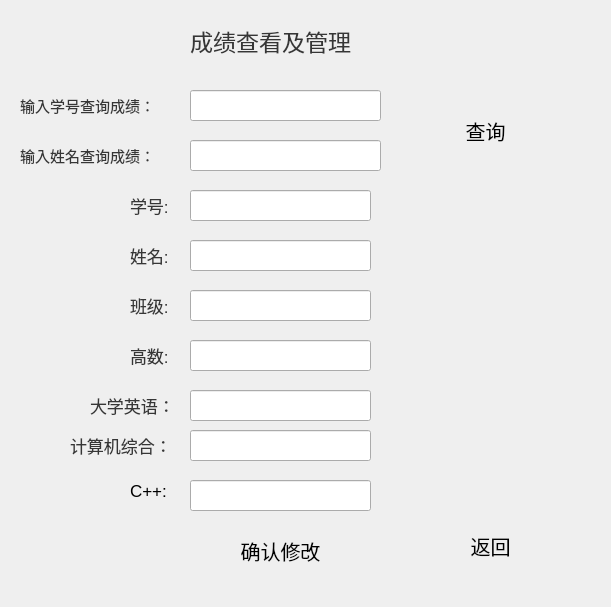
<?xml version="1.0" encoding="UTF-8"?>
<ui version="4.0">
 <class>Showgrade</class>
 <widget class="QWidget" name="Showgrade">
  <property name="geometry">
   <rect>
    <x>0</x>
    <y>0</y>
    <width>611</width>
    <height>607</height>
   </rect>
  </property>
  <property name="windowTitle">
   <string>Form</string>
  </property>
  <widget class="QLabel" name="label">
   <property name="geometry">
    <rect>
     <x>190</x>
     <y>20</y>
     <width>201</width>
     <height>41</height>
    </rect>
   </property>
   <property name="font">
    <font>
     <pointsize>17</pointsize>
    </font>
   </property>
   <property name="styleSheet">
    <string notr="true">color:rgb(54, 54, 54)</string>
   </property>
   <property name="text">
    <string>成绩查看及管理</string>
   </property>
  </widget>
  <widget class="QLabel" name="label_2">
   <property name="geometry">
    <rect>
     <x>20</x>
     <y>90</y>
     <width>161</width>
     <height>31</height>
    </rect>
   </property>
   <property name="font">
    <font>
     <pointsize>11</pointsize>
    </font>
   </property>
   <property name="styleSheet">
    <string notr="true">color:rgb(54, 54, 54)</string>
   </property>
   <property name="text">
    <string>输入学号查询成绩：</string>
   </property>
  </widget>
  <widget class="QLineEdit" name="Id">
   <property name="geometry">
    <rect>
     <x>190</x>
     <y>90</y>
     <width>191</width>
     <height>31</height>
    </rect>
   </property>
   <property name="font">
    <font>
     <pointsize>13</pointsize>
    </font>
   </property>
  </widget>
  <widget class="QLabel" name="label_3">
   <property name="geometry">
    <rect>
     <x>20</x>
     <y>140</y>
     <width>161</width>
     <height>31</height>
    </rect>
   </property>
   <property name="font">
    <font>
     <pointsize>11</pointsize>
    </font>
   </property>
   <property name="styleSheet">
    <string notr="true">color:rgb(54, 54, 54)</string>
   </property>
   <property name="text">
    <string>输入姓名查询成绩：</string>
   </property>
  </widget>
  <widget class="QLineEdit" name="name">
   <property name="geometry">
    <rect>
     <x>190</x>
     <y>140</y>
     <width>191</width>
     <height>31</height>
    </rect>
   </property>
   <property name="font">
    <font>
     <pointsize>13</pointsize>
    </font>
   </property>
  </widget>
  <widget class="QPushButton" name="pushButton_Find">
   <property name="geometry">
    <rect>
     <x>410</x>
     <y>100</y>
     <width>151</width>
     <height>61</height>
    </rect>
   </property>
   <property name="font">
    <font>
     <pointsize>15</pointsize>
    </font>
   </property>
   <property name="text">
    <string>查询</string>
   </property>
   <property name="flat">
    <bool>true</bool>
   </property>
  </widget>
  <widget class="QPushButton" name="pushButton_return">
   <property name="geometry">
    <rect>
     <x>170</x>
     <y>530</y>
     <width>221</width>
     <height>41</height>
    </rect>
   </property>
   <property name="font">
    <font>
     <pointsize>15</pointsize>
    </font>
   </property>
   <property name="text">
    <string>确认修改</string>
   </property>
   <property name="flat">
    <bool>true</bool>
   </property>
  </widget>
  <widget class="QPushButton" name="pushButton_return_2">
   <property name="geometry">
    <rect>
     <x>430</x>
     <y>520</y>
     <width>121</width>
     <height>51</height>
    </rect>
   </property>
   <property name="font">
    <font>
     <pointsize>15</pointsize>
    </font>
   </property>
   <property name="text">
    <string>返回</string>
   </property>
   <property name="flat">
    <bool>true</bool>
   </property>
  </widget>
  <widget class="QLabel" name="label_4">
   <property name="geometry">
    <rect>
     <x>130</x>
     <y>190</y>
     <width>72</width>
     <height>31</height>
    </rect>
   </property>
   <property name="font">
    <font>
     <pointsize>13</pointsize>
    </font>
   </property>
   <property name="styleSheet">
    <string notr="true">color:rgb(54, 54, 54)</string>
   </property>
   <property name="text">
    <string>学号:</string>
   </property>
  </widget>
  <widget class="QLabel" name="label_5">
   <property name="geometry">
    <rect>
     <x>130</x>
     <y>240</y>
     <width>72</width>
     <height>31</height>
    </rect>
   </property>
   <property name="font">
    <font>
     <pointsize>13</pointsize>
    </font>
   </property>
   <property name="styleSheet">
    <string notr="true">color:rgb(54, 54, 54)</string>
   </property>
   <property name="text">
    <string>姓名:</string>
   </property>
  </widget>
  <widget class="QLineEdit" name="class_2">
   <property name="geometry">
    <rect>
     <x>190</x>
     <y>290</y>
     <width>181</width>
     <height>31</height>
    </rect>
   </property>
   <property name="font">
    <font>
     <pointsize>13</pointsize>
    </font>
   </property>
  </widget>
  <widget class="QLineEdit" name="Eg">
   <property name="geometry">
    <rect>
     <x>190</x>
     <y>390</y>
     <width>181</width>
     <height>31</height>
    </rect>
   </property>
   <property name="font">
    <font>
     <pointsize>13</pointsize>
    </font>
   </property>
  </widget>
  <widget class="QLineEdit" name="Cplus">
   <property name="geometry">
    <rect>
     <x>190</x>
     <y>480</y>
     <width>181</width>
     <height>31</height>
    </rect>
   </property>
   <property name="font">
    <font>
     <pointsize>13</pointsize>
    </font>
   </property>
  </widget>
  <widget class="QLabel" name="label_7">
   <property name="geometry">
    <rect>
     <x>130</x>
     <y>340</y>
     <width>61</width>
     <height>31</height>
    </rect>
   </property>
   <property name="font">
    <font>
     <pointsize>13</pointsize>
    </font>
   </property>
   <property name="styleSheet">
    <string notr="true">color:rgb(54, 54, 54)</string>
   </property>
   <property name="text">
    <string>高数:</string>
   </property>
  </widget>
  <widget class="QLabel" name="label_8">
   <property name="geometry">
    <rect>
     <x>70</x>
     <y>430</y>
     <width>121</width>
     <height>31</height>
    </rect>
   </property>
   <property name="font">
    <font>
     <pointsize>13</pointsize>
    </font>
   </property>
   <property name="styleSheet">
    <string notr="true">color:rgb(54, 54, 54)</string>
   </property>
   <property name="text">
    <string>计算机综合：</string>
   </property>
  </widget>
  <widget class="QLabel" name="label_6">
   <property name="geometry">
    <rect>
     <x>130</x>
     <y>290</y>
     <width>72</width>
     <height>31</height>
    </rect>
   </property>
   <property name="font">
    <font>
     <pointsize>13</pointsize>
    </font>
   </property>
   <property name="styleSheet">
    <string notr="true">color:rgb(54, 54, 54)</string>
   </property>
   <property name="text">
    <string>班级:</string>
   </property>
  </widget>
  <widget class="QLineEdit" name="Id_2">
   <property name="geometry">
    <rect>
     <x>190</x>
     <y>190</y>
     <width>181</width>
     <height>31</height>
    </rect>
   </property>
   <property name="font">
    <font>
     <pointsize>13</pointsize>
    </font>
   </property>
  </widget>
  <widget class="QLabel" name="label_9">
   <property name="geometry">
    <rect>
     <x>130</x>
     <y>480</y>
     <width>61</width>
     <height>21</height>
    </rect>
   </property>
   <property name="font">
    <font>
     <pointsize>13</pointsize>
    </font>
   </property>
   <property name="text">
    <string>C++:</string>
   </property>
  </widget>
  <widget class="QLabel" name="label_10">
   <property name="geometry">
    <rect>
     <x>90</x>
     <y>390</y>
     <width>101</width>
     <height>31</height>
    </rect>
   </property>
   <property name="font">
    <font>
     <pointsize>13</pointsize>
    </font>
   </property>
   <property name="styleSheet">
    <string notr="true">color:rgb(54, 54, 54)</string>
   </property>
   <property name="text">
    <string>大学英语：</string>
   </property>
  </widget>
  <widget class="QLineEdit" name="Com">
   <property name="geometry">
    <rect>
     <x>190</x>
     <y>430</y>
     <width>181</width>
     <height>31</height>
    </rect>
   </property>
   <property name="font">
    <font>
     <pointsize>13</pointsize>
    </font>
   </property>
  </widget>
  <widget class="QLineEdit" name="gaoshu">
   <property name="geometry">
    <rect>
     <x>190</x>
     <y>340</y>
     <width>181</width>
     <height>31</height>
    </rect>
   </property>
   <property name="font">
    <font>
     <pointsize>13</pointsize>
    </font>
   </property>
  </widget>
  <widget class="QLineEdit" name="name_2">
   <property name="geometry">
    <rect>
     <x>190</x>
     <y>240</y>
     <width>181</width>
     <height>31</height>
    </rect>
   </property>
   <property name="font">
    <font>
     <pointsize>13</pointsize>
    </font>
   </property>
  </widget>
  <widget class="QLabel" name="label_11">
   <property name="geometry">
    <rect>
     <x>1</x>
     <y>0</y>
     <width>611</width>
     <height>611</height>
    </rect>
   </property>
   <property name="font">
    <font>
     <pointsize>1</pointsize>
    </font>
   </property>
   <property name="styleSheet">
    <string notr="true">color:rgb(54, 54, 54)</string>
   </property>
   <property name="text">
    <string/>
   </property>
   <property name="pixmap">
    <pixmap resource="background.qrc">:/new/prefix1/img/u=2817605393,3584994416&amp;fm=253&amp;fmt=auto&amp;app=138&amp;f=JPEG.webp</pixmap>
   </property>
   <property name="scaledContents">
    <bool>true</bool>
   </property>
  </widget>
  <zorder>label_11</zorder>
  <zorder>label</zorder>
  <zorder>label_2</zorder>
  <zorder>Id</zorder>
  <zorder>label_3</zorder>
  <zorder>name</zorder>
  <zorder>pushButton_Find</zorder>
  <zorder>pushButton_return</zorder>
  <zorder>pushButton_return_2</zorder>
  <zorder>label_4</zorder>
  <zorder>label_5</zorder>
  <zorder>class_2</zorder>
  <zorder>Eg</zorder>
  <zorder>Cplus</zorder>
  <zorder>label_7</zorder>
  <zorder>label_8</zorder>
  <zorder>label_6</zorder>
  <zorder>Id_2</zorder>
  <zorder>label_9</zorder>
  <zorder>label_10</zorder>
  <zorder>Com</zorder>
  <zorder>gaoshu</zorder>
  <zorder>name_2</zorder>
 </widget>
 <resources>
  <include location="background.qrc"/>
 </resources>
 <connections/>
</ui>
